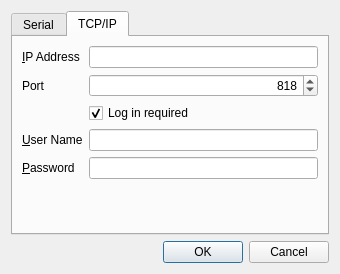
<?xml version="1.0" encoding="UTF-8"?>
<ui version="4.0">
 <class>CommConnectDlg</class>
 <widget class="QDialog" name="CommConnectDlg">
  <property name="geometry">
   <rect>
    <x>0</x>
    <y>0</y>
    <width>340</width>
    <height>274</height>
   </rect>
  </property>
  <property name="windowTitle">
   <string>Comm Connection</string>
  </property>
  <layout class="QVBoxLayout" name="verticalLayout">
   <item>
    <widget class="QTabWidget" name="commTabWidget">
     <property name="currentIndex">
      <number>1</number>
     </property>
     <widget class="QWidget" name="serialTtab">
      <attribute name="title">
       <string>Serial</string>
      </attribute>
      <layout class="QHBoxLayout" name="horizontalLayout_3">
       <item>
        <layout class="QVBoxLayout" name="verticalLayout_2">
         <item>
          <layout class="QHBoxLayout" name="horizontalLayout">
           <item>
            <widget class="QLabel" name="label">
             <property name="text">
              <string>Serial port</string>
             </property>
             <property name="buddy">
              <cstring>serialPortComboBox</cstring>
             </property>
            </widget>
           </item>
           <item>
            <widget class="QComboBox" name="serialPortComboBox"/>
           </item>
          </layout>
         </item>
         <item>
          <layout class="QHBoxLayout" name="horizontalLayout_2">
           <item>
            <widget class="QLabel" name="label_2">
             <property name="text">
              <string>Baud rate</string>
             </property>
             <property name="buddy">
              <cstring>baudRateComboBox</cstring>
             </property>
            </widget>
           </item>
           <item>
            <widget class="QComboBox" name="baudRateComboBox">
             <property name="currentIndex">
              <number>3</number>
             </property>
             <item>
              <property name="text">
               <string>9600</string>
              </property>
             </item>
             <item>
              <property name="text">
               <string>28800</string>
              </property>
             </item>
             <item>
              <property name="text">
               <string>38400</string>
              </property>
             </item>
             <item>
              <property name="text">
               <string>115200</string>
              </property>
             </item>
            </widget>
           </item>
          </layout>
         </item>
         <item>
          <spacer name="verticalSpacer_2">
           <property name="orientation">
            <enum>Qt::Vertical</enum>
           </property>
           <property name="sizeHint" stdset="0">
            <size>
             <width>20</width>
             <height>40</height>
            </size>
           </property>
          </spacer>
         </item>
        </layout>
       </item>
      </layout>
     </widget>
     <widget class="QWidget" name="tcpipTab">
      <attribute name="title">
       <string>TCP/IP</string>
      </attribute>
      <layout class="QGridLayout" name="gridLayout_3">
       <item row="0" column="0">
        <layout class="QGridLayout" name="gridLayout">
         <item row="0" column="0">
          <widget class="QLabel" name="ipAddressLabel">
           <property name="text">
            <string>&amp;IP Address</string>
           </property>
           <property name="buddy">
            <cstring>ipAddressLineEdit</cstring>
           </property>
          </widget>
         </item>
         <item row="0" column="1">
          <widget class="QLineEdit" name="ipAddressLineEdit"/>
         </item>
         <item row="3" column="0">
          <widget class="QLabel" name="userNameLabel">
           <property name="text">
            <string>&amp;User Name</string>
           </property>
           <property name="buddy">
            <cstring>userNameLineEdit</cstring>
           </property>
          </widget>
         </item>
         <item row="3" column="1">
          <widget class="QLineEdit" name="userNameLineEdit"/>
         </item>
         <item row="4" column="0">
          <widget class="QLabel" name="PasswordLabel">
           <property name="text">
            <string>&amp;Password</string>
           </property>
           <property name="buddy">
            <cstring>passwordLineEdit</cstring>
           </property>
          </widget>
         </item>
         <item row="4" column="1">
          <widget class="QLineEdit" name="passwordLineEdit"/>
         </item>
         <item row="7" column="1">
          <spacer name="verticalSpacer">
           <property name="orientation">
            <enum>Qt::Vertical</enum>
           </property>
           <property name="sizeHint" stdset="0">
            <size>
             <width>20</width>
             <height>40</height>
            </size>
           </property>
          </spacer>
         </item>
         <item row="1" column="0">
          <widget class="QLabel" name="portNumberLabel">
           <property name="text">
            <string>Port</string>
           </property>
          </widget>
         </item>
         <item row="1" column="1">
          <widget class="QSpinBox" name="portNumberSB">
           <property name="alignment">
            <set>Qt::AlignRight|Qt::AlignTrailing|Qt::AlignVCenter</set>
           </property>
           <property name="maximum">
            <number>65535</number>
           </property>
           <property name="value">
            <number>818</number>
           </property>
          </widget>
         </item>
         <item row="2" column="1">
          <widget class="QCheckBox" name="loginCB">
           <property name="text">
            <string>Log in required</string>
           </property>
           <property name="checked">
            <bool>true</bool>
           </property>
          </widget>
         </item>
        </layout>
       </item>
      </layout>
     </widget>
    </widget>
   </item>
   <item>
    <widget class="QDialogButtonBox" name="buttonBox">
     <property name="orientation">
      <enum>Qt::Horizontal</enum>
     </property>
     <property name="standardButtons">
      <set>QDialogButtonBox::Cancel|QDialogButtonBox::Ok</set>
     </property>
    </widget>
   </item>
  </layout>
 </widget>
 <tabstops>
  <tabstop>ipAddressLineEdit</tabstop>
  <tabstop>userNameLineEdit</tabstop>
  <tabstop>passwordLineEdit</tabstop>
 </tabstops>
 <resources/>
 <connections>
  <connection>
   <sender>buttonBox</sender>
   <signal>accepted()</signal>
   <receiver>CommConnectDlg</receiver>
   <slot>accept()</slot>
   <hints>
    <hint type="sourcelabel">
     <x>275</x>
     <y>442</y>
    </hint>
    <hint type="destinationlabel">
     <x>157</x>
     <y>213</y>
    </hint>
   </hints>
  </connection>
  <connection>
   <sender>buttonBox</sender>
   <signal>rejected()</signal>
   <receiver>CommConnectDlg</receiver>
   <slot>reject()</slot>
   <hints>
    <hint type="sourcelabel">
     <x>275</x>
     <y>442</y>
    </hint>
    <hint type="destinationlabel">
     <x>286</x>
     <y>213</y>
    </hint>
   </hints>
  </connection>
 </connections>
</ui>
